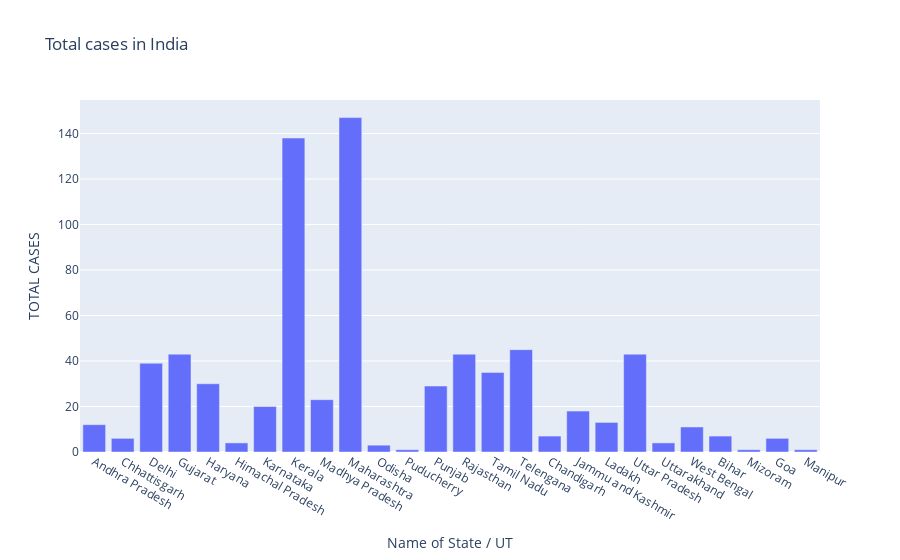

This figure's notebook cell:
### Code cell
fig.update_layout(title='Total cases in India',xaxis=dict(title='Name of State / UT'),yaxis=dict(title='TOTAL CASES'))

### Figure 1 — Plotly figure (JSON) as saved in the notebook; plotly's stock layout.template omitted (floating-point values rounded to 4 significant figures)
{"data": [{"type": "bar", "x": ["Andhra Pradesh", "Chhattisgarh", "Delhi", "Gujarat", "Haryana", "Himachal Pradesh", "Karnataka", "Kerala", "Madhya Pradesh", "Maharashtra", "Odisha", "Puducherry", "Punjab", "Rajasthan", "Tamil Nadu", "Telengana", "Chandigarh", "Jammu and Kashmir", "Ladakh", "Uttar Pradesh", "Uttarakhand", "West Bengal", "Bihar", "Mizoram", "Goa", "Manipur"], "y": [12, 6, 39, 43, 30, 4, 20, 138, 23, 147, 3, 1, 29, 43, 35, 45, 7, 18, 13, 43, 4, 11, 7, 1, 6, 1]}], "layout": {"title": {"text": "Total cases in India"}, "xaxis": {"title": {"text": "Name of State / UT"}}, "yaxis": {"title": {"text": "TOTAL CASES"}}}}
